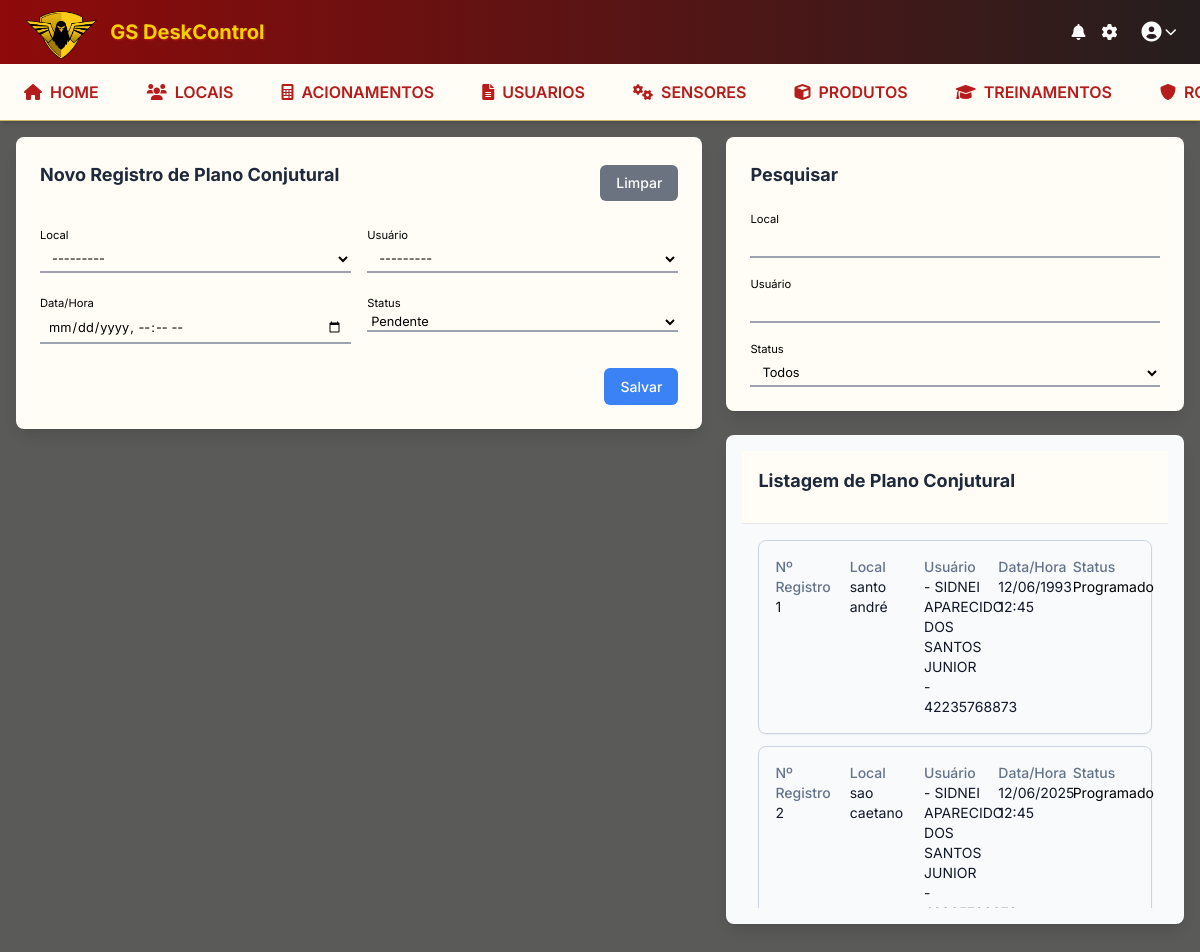
The app's page /estoque/, older data.
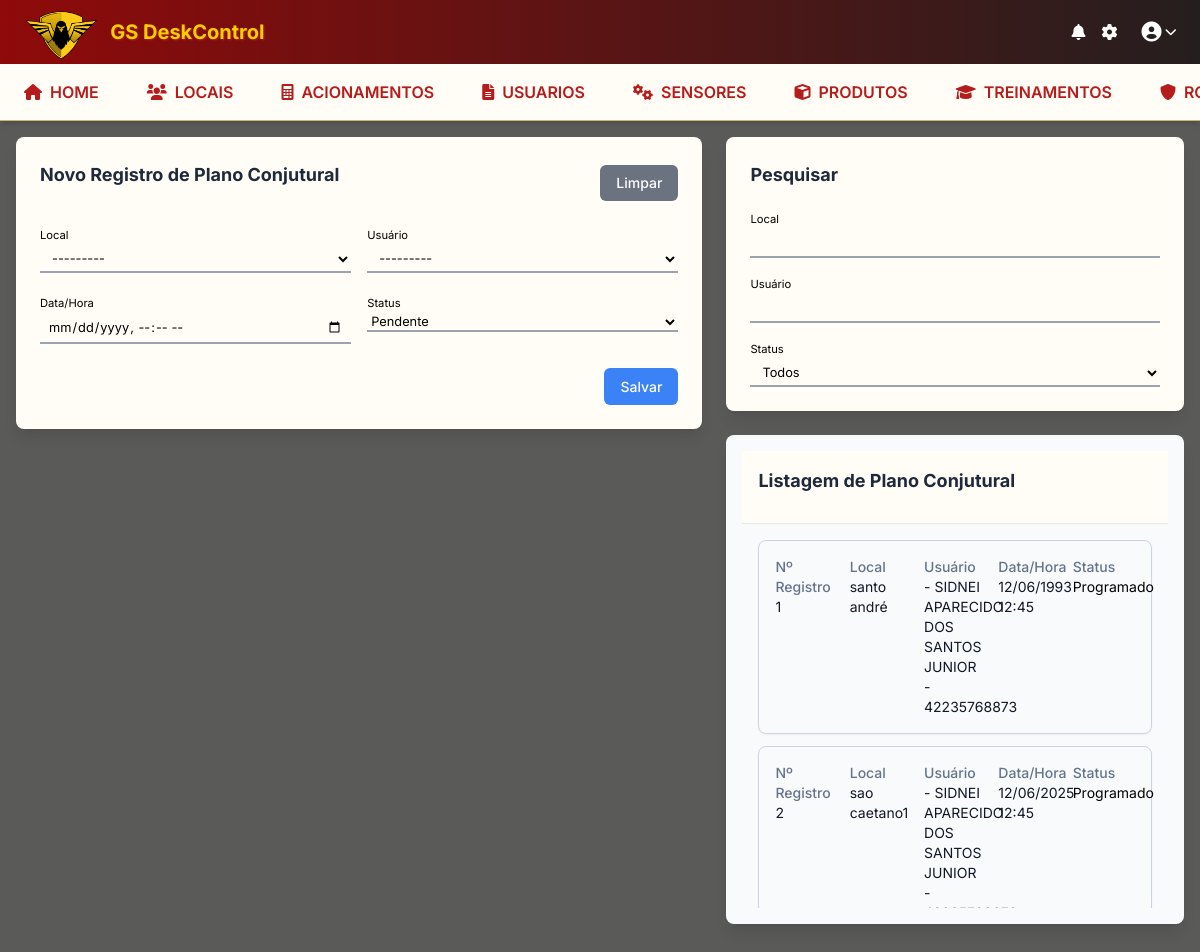
The same page, newer data.
### estoque/models.py (models this page shows, shortened)
class Estoque(models.Model):
    STATUS_CHOICES = [
        ('realizado', 'Realizado'),
        ('programado', 'Programado'),
        ('pendente', 'Pendente'),
    ]
    local = models.ForeignKey(Clientes, on_delete=models.CASCADE, related_name='registros_agenda',null=True, blank=True)
    usuario = models.ForeignKey(Rat, on_delete=models.CASCADE, related_name='registros_agenda',null=True, blank=True)
    data_hora = models.DateTimeField(null=True, blank=True)
    status = models.CharField(max_length=20, choices=STATUS_CHOICES, default='pendente')
    produto = models.ForeignKey('Produto', on_delete=models.CASCADE, null=True, blank=True, related_name='usos_estoque')
    quantidade = models.PositiveIntegerField(default=1, verbose_name="Quantidade Usada")

### clientes/models.py (models this page shows, shortened)
class Clientes(models.Model):
    nome = models.CharField(max_length=200, blank=True, null=True)
    pronta_resposta = models.CharField(max_length=200, blank=True, null=True, verbose_name="Pronta Resposta")
    telefone = models.CharField(max_length=20, blank=True, null=True, verbose_name="Telefone")
    def __str__(self):
        return str(self.nome) if self.nome else ""

### rat/models.py (models this page shows)
class Rat(models.Model):
    local = models.ForeignKey(Clientes, on_delete=models.CASCADE, related_name='Local', default=1)
    nome = models.CharField(max_length=50, unique=True, verbose_name="Usuario",null=True, blank=True)
    cpf = models.CharField(max_length=20,null=True, blank=True)
    def __str__(self):
        return f"- {self.nome} - {self.cpf}"
    class Meta:
        verbose_name = "RAT"
        verbose_name_plural = "RATs"

### estoque/views.py (the view, shortened to what this page needs)
# urls.py: path('', views.estoque, name='estoque'),
def estoque(request):
    form = EstoqueForm()
    search_local = request.GET.get('search_local', '').strip()
    search_usuario = request.GET.get('search_usuario', '').strip()
    search_status = request.GET.get('search_status', '').strip()
    itens = Estoque.objects.all()
    if search_local:
        itens = itens.filter(local__nome__icontains=search_local)
    if search_usuario:
        itens = itens.filter(usuario__nome__icontains=search_usuario)
    if search_status:
        itens = itens.filter(status=search_status)
    if request.headers.get('x-requested-with') == 'XMLHttpRequest' and (search_local or search_usuario or search_status):
        html = render_to_string(
            'estoque/partials/lista_estoque.html', {'itens': itens}
        )
        return JsonResponse({'html': html})
    context = {
        'form': form,
        'itens': itens,
        'search_local': search_local,
        'search_usuario': search_usuario,
        'search_status': search_status,
    }
    return render(request, 'estoque/estoque.html', context)

### estoque/forms.py
class EstoqueForm(forms.ModelForm):
    class Meta:
        model = Estoque
        fields = ['local', 'usuario', 'data_hora', 'status']
        widgets = {
            'local': forms.Select(attrs={'class': 'w-full py-1 bg-transparent border-0 border-b-2 border-gray-300 focus:outline-none focus:ring-0 focus:border-blue-500'}),
            'usuario': forms.Select(attrs={'class': 'w-full py-1 bg-transparent border-0 border-b-2 border-gray-300 focus:outline-none focus:ring-0 focus:border-blue-500'}),
            'data_hora': forms.DateTimeInput(attrs={'type': 'datetime-local', 'class': 'w-full py-1 bg-transparent border-0 border-b-2 border-gray-300 focus:outline-none focus:ring-0 focus:border-blue-500'}),
            'status': forms.Select(attrs={'class': 'w-full py-1 bg-transparent border-0 border-b-2 border-gray-300 focus:outline-none focus:ring-0 focus:border-blue-500'}),
        }

### estoque/templates/estoque/estoque.html (shortened to what this page needs)
{% extends 'base.html' %}
{% load static %}
{% block extra_css %}
    <link rel="stylesheet" href="{% static 'estoque/css/estoque.css' %}">
{% endblock %}
{% block content %}
<div class="flex flex-col lg:flex-row gap-6">
    <div class="lg:w-3/5 space-y-6">
        <div class="bg-slate-200 rounded-lg shadow-lg p-6 compact-form">
            <form id="estoqueForm" method="post" action="{% url 'estoque:estoque' %}">
                <div class="flex justify-between items-center mb-6">
                    <h3 class="text-xl font-bold text-gray-800" id="formTitle">Novo Registro de Plano Conjutural</h3>
                    <div class="flex gap-2">
                        <button type="button" id="limparForm" class="btn-secondary text-sm">Limpar</button>
                    </div>
                </div>
                <div class="grid grid-cols-1 md:grid-cols-2 gap-6 mb-6">
                    <div>
                        <label>Local</label>
                        {{ form.local }}
                    </div>
                    <div>
                        <label>Usuário</label>
                        {{ form.usuario }}
                    </div>
                </div>
                <div class="grid grid-cols-1 md:grid-cols-2 gap-6 mb-6">
                    <div>
                        <label>Data/Hora</label>
                        {{ form.data_hora }}
                    </div>
                    <div>
                        <label>Status</label>
                        {{ form.status }}
                    </div>
                </div>
                <div class="flex justify-end mt-6">
                    <button type="submit" class="btn-primary" id="submitBtn">Salvar</button>
                </div>
            </form>
        </div>
    </div>
    <div class="lg:w-2/5 space-y-6">
        <div class="bg-slate-200 rounded-lg shadow-lg p-6 compact-form">
            <form method="get">
                <h3 class="text-xl font-bold text-gray-800 mb-6">Pesquisar</h3>
                <div class="grid grid-cols-1 gap-4">
                    <div>
                        <label>Local</label>
                        <input type="text" name="search_local" id="search-local-input" value="{{ search_local }}" class="w-full py-1 bg-transparent border-0 border-b-2 border-gray-300">
                    </div>
                    <div>
                        <label>Usuário</label>
                        <input type="text" name="search_usuario" id="search-usuario-input" value="{{ search_usuario }}" class="w-full py-1 bg-transparent border-0 border-b-2 border-gray-300">
                    </div>
                    <div>
                        <label>Status</label>
                        <select name="search_status" id="search-status-input" class="w-full py-1 bg-transparent border-0 border-b-2 border-gray-300">
                            <option value="">Todos</option>
                        </select>
                    </div>
                </div>
            </form>
        </div>
        <div id="estoque-list-container"
             data-get-url-template="{% url 'estoque:get_estoque' 0 %}"
             data-update-url-template="{% url 'estoque:atualizar_estoque' 0 %}"
             class="bg-white rounded-lg shadow-lg compact-form overflow-hidden">
            <div class="p-6 border-b bg-slate-200">
                <h2 class="text-xl font-bold text-gray-800">Listagem de Plano Conjutural</h2>
            </div>
            <div id="estoque-list-results" class="max-h-96 overflow-y-auto">
                {% include 'estoque/partials/lista_estoque.html' %}
            </div>
        </div>
    </div>
</div>
{% endblock %}

### estoque/templates/estoque/partials/lista_estoque.html
{% if itens %}
    <div class="space-y-3 p-4">
        {% for item in itens %}
            <div class="estoque-list-item bg-white rounded-lg shadow-sm border border-gray-200 p-4 cursor-pointer hover:shadow-md transition-all duration-200"
                 onclick="carregarEstoque({{ item.id }})">
                <div class="grid grid-cols-1 md:grid-cols-5 gap-4">
                    <div class="col-span-1">
                        <div class="text-sm font-medium text-gray-500">Nº Registro</div>
                        <div class="text-sm text-gray-900">{{ item.id }}</div>
                    </div>
                    <div class="col-span-1">
                        <div class="text-sm font-medium text-gray-500">Local</div>
                        <div class="text-sm text-gray-900">{{ item.local }}</div>
                    </div>
                    <div class="col-span-1">
                        <div class="text-sm font-medium text-gray-500">Usuário</div>
                        <div class="text-sm text-gray-900">{{ item.usuario }}</div>
                    </div>
                    <div class="col-span-1">
                        <div class="text-sm font-medium text-gray-500">Data/Hora</div>
                        <div class="text-sm text-gray-900">{{ item.data_hora|date:"d/m/Y H:i" }}</div>
                    </div>
                    <div class="col-span-1">
                        <div class="text-sm font-medium text-gray-500">Status</div>
                        <div class="text-sm status-{{ item.status }}">{{ item.get_status_display }}</div>
                    </div>
                </div>
            </div>
        {% endfor %}
    </div>
{% else %}
    <div class="p-6 text-center text-gray-500">
        <div class="text-lg font-medium mb-2">Nenhum item encontrado</div>
        <div class="text-sm">Tente ajustar os filtros de pesquisa</div>
    </div>
{% endif %}

Row changes from the older to the newer data that the page shows:
changed through a linked row, Estoque "- SIDNEI APARECIDO DOS SANTOS JUNIOR -…": local "sao caetano" → "sao caetano1"
